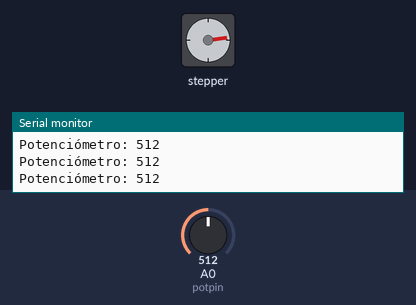
Recording of a sketch running on a simulated Arduino Uno, built with avr-gcc and run on an emulated ATmega328P. On the bench: stepper motor, the last lines printed to the serial monitor. The inputs (shaded band) are chosen by the test bench; at power-on: A0 (potpin) = 512. Stepper angles assume 200 steps per turn.

Above: at 1.2 s.
1.3 s: A0 (potpin) set to 1023
At 1.69 s:
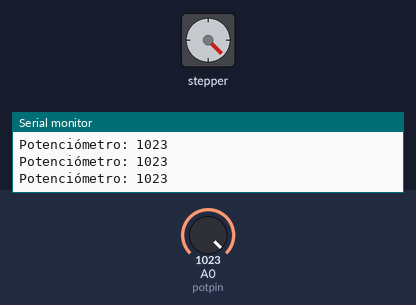
4.3 s: A0 (potpin) set to 0
At 4.7 s:
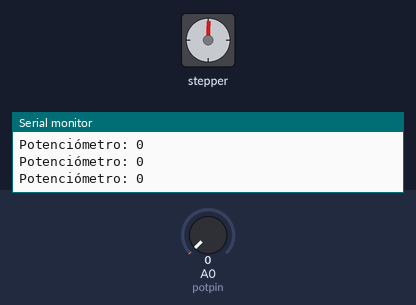
7.3 s: A0 (potpin) set to 122
At 7.8 s:
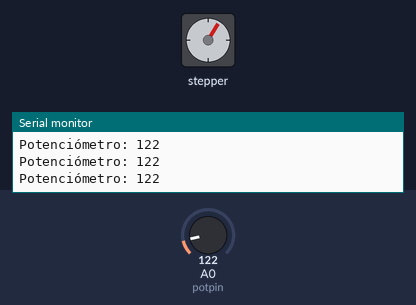
Timing chart, 0 to 19.3 s (numbered marks = the images above; inputs shaded):
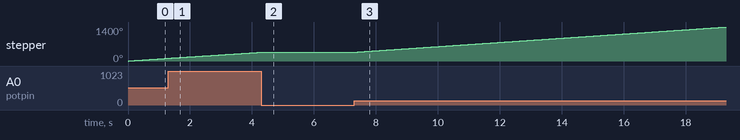

Measured:
- after the input at 4.3 s, stepper: goes on until 4.3 s, then stays 363°
- after the input at 7.3 s, stepper: keeps turning clockwise at about 87°/s, starting at once

The sketch:

agitador_final.ino
```cpp
#include <AccelStepper.h>

#define dirPin 2
#define stepPin 3
#define motorInterfaceType 1
#define maxsp 2000
#define potpin A0

// Crear una instancia de la clase AccelStepper:
AccelStepper stepper = AccelStepper(motorInterfaceType, stepPin, dirPin);

void setup()
{
  Serial.begin(9600);
  // Establecer la velocidad y aceleración máximas:
  stepper.setMaxSpeed(2000); // Aumenta el límite máximo según sea necesario
}

void loop() {
  // Leer el valor del potenciómetro
  int potValue = analogRead(potpin);
  Serial.print("\nPotenciómetro: ");
  Serial.print(potValue);

  // Mapear el valor del potenciómetro al rango deseado de velocidad
  float speed = map(potValue, 0, 1023, 0, 2000);

  // Establecer la velocidad del motor
  stepper.setSpeed(speed);

  // Ejecutar el motor a la velocidad establecida
  stepper.runSpeed();
}
```
